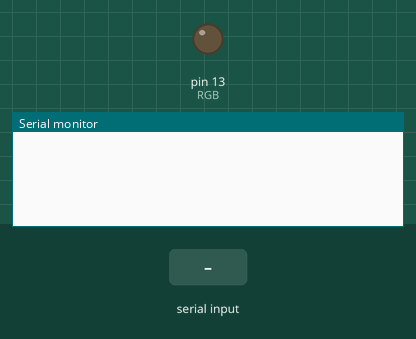
A sketch run on a simulated Arduino Uno, built with avr-gcc and run on an emulated ATmega328P. On the bench: output pins drawn as LEDs (lit = HIGH), the last lines printed to the serial monitor. Inputs (shaded band) come from the test bench.

Above: at 1.2 s.
1.3 s: "90,45,200\n" received over Serial
At 3.2 s:
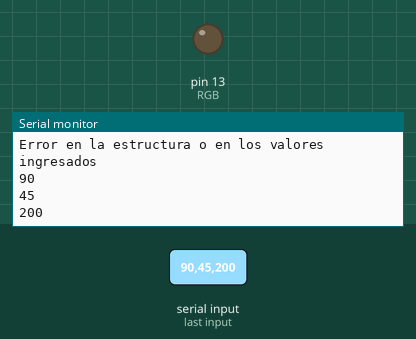
3.8 s: "90,45\n" received over Serial
At 5.2 s:
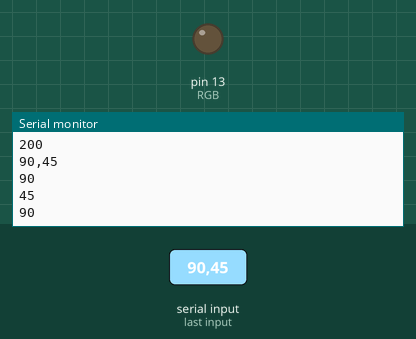
Timing chart, 0 to 6.8 s (numbered marks = the images above; inputs shaded):
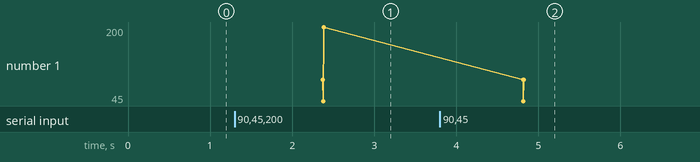

Measured:
- after the input at 1.3 s, the serial monitor: prints a new line after 1.0 s (image 1)
- after the input at 3.8 s, the serial monitor: prints a new line after 1.0 s (image 2)

The sketch:

Ejercicio_4.ino
```cpp
#define RGB 13

String red;
String green;
String blue;

int r;
int g;
int b;

int iNumeral;
int iAsterisco;
int iComaInicial;
int iComaFinal;

String lectura;

void setup()
{
  Serial.begin(9600);

  pinMode(RGB, OUTPUT);
}

void loop()
{
  while(Serial.available() == 0){}

  lectura = Serial.readString();
  Serial.println(lectura);

  SubString();

  Serial.println(r);
  Serial.println(g);
  Serial.println(b);
}

int SubString ()
{
  iAsterisco = lectura.indexOf('*');
  iComaInicial = lectura.indexOf(',', 2);
  iComaFinal = lectura.indexOf(',', 5);
  iNumeral = lectura.indexOf('#');

  red = lectura.substring(iAsterisco + 1, iComaInicial);
  green = lectura.substring(iComaInicial + 1, iComaFinal);
  blue = lectura.substring(iComaFinal + 1, iNumeral);

  r = red.toInt();
  g = green.toInt();
  b = blue.toInt();

  if (r < 0 || g < 0 || b < 0)
  {
    Serial.println("Error en la estructura o en los valores ingresados");
  }
  else if (r > 255 || g > 255 || b > 0255)
  {
    Serial.println("Error en la estructura o en los valores ingresados");
  }
}
```
